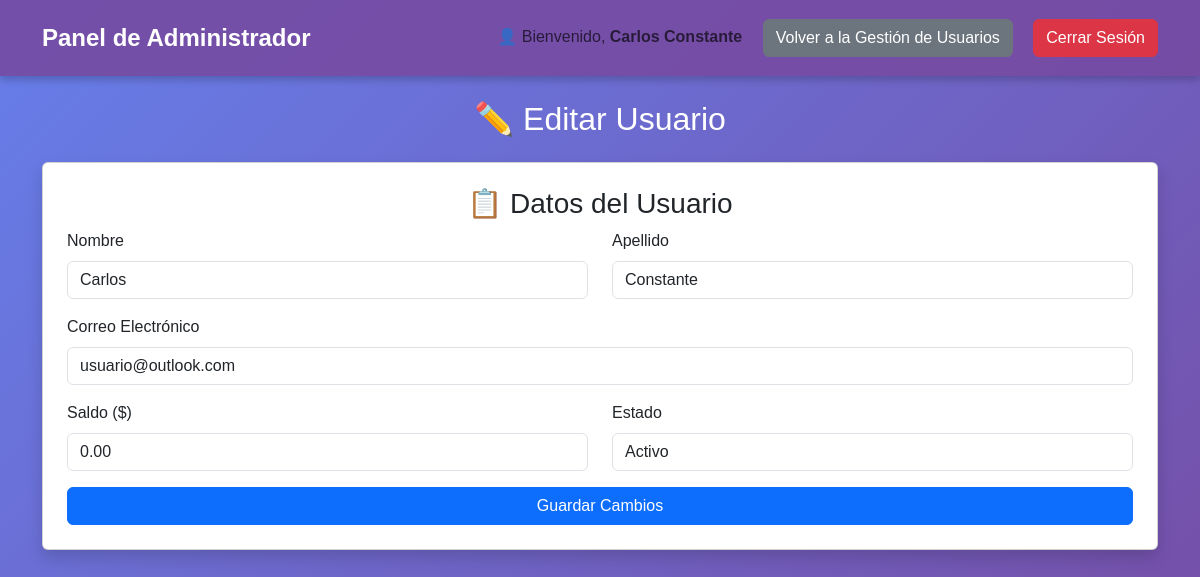
The page /dashboard/admin/gestion/usuarios/editar/1/ (signed in) on the database its author committed.
### api/models.py (models this page shows)
class Usuario(AbstractBaseUser, PermissionsMixin):
    email = models.EmailField(unique=True, verbose_name=_("Correo Electrónico"))
    first_name = models.CharField(max_length=30, verbose_name=_("Nombre"), blank=True, null=True)
    last_name = models.CharField(max_length=30, verbose_name=_("Apellido"), blank=True, null=True)
    saldo = models.DecimalField(max_digits=10, decimal_places=2, default=0, verbose_name=_("Saldo Disponible"))
    is_active = models.BooleanField(default=True, verbose_name=_("Activo"))
    is_staff = models.BooleanField(default=False, verbose_name=_("Miembro del personal"))
    date_joined = models.DateTimeField(default=timezone.now, verbose_name=_("Fecha de Registro"))
    last_login = models.DateTimeField(blank=True, null=True, verbose_name=_("Último Acceso"))
    groups = models.ManyToManyField(
        "auth.Group",
        related_name="usuarios_personalizados",
        blank=True,
        verbose_name=_("Grupos"),
    )
    user_permissions = models.ManyToManyField(
        "auth.Permission",
        related_name="usuarios_personalizados",
        blank=True,
        verbose_name=_("Permisos de Usuario"),
    )
    USERNAME_FIELD = "email"
    REQUIRED_FIELDS = ["first_name", "last_name"]
    objects = UsuarioManager()
    def __str__(self):
        return f"{self.first_name} {self.last_name} ({self.email})"

### webapp/views.py (the view, shortened to what this page needs)
# urls.py: path("dashboard/admin/gestion/usuarios/editar/<int:usuario_id>/", webapp_views.view_dashboard_admin_gestion_usuarios_editar, name="dashboard_admin_gestion_usuarios_editar"),
@login_required
@user_passes_test(lambda u: u.is_staff)  # Solo administradores pueden acceder
def view_dashboard_admin_gestion_usuarios_editar(request, usuario_id):
    usuario_admin = request.user
    nombre_usuario = f"{usuario_admin.first_name} {usuario_admin.last_name}".strip() or usuario_admin.email
    usuario = get_object_or_404(Usuario, id=usuario_id)  # ⚠️ Eliminamos el filtro is_staff=False
    print(usuario)
    return render(request, "webapp/dashboard_admin/usuarios_editar.html", {"usuario": usuario, "nombre_usuario": nombre_usuario,})

### webapp/templates/webapp/dashboard_admin/usuarios_editar.html (shortened to what this page needs)
{% extends 'cabezal.html' %}
{% block secciones_pagina_web_staff %}
    <span class="navbar-text me-3">👤 Bienvenido, <strong>{{ nombre_usuario }}</strong></span>
    <a href="{% url 'dashboard_admin_gestion_usuarios' %}" class="btn btn-secondary">
         Volver a la Gestión de Usuarios
    </a>
{% endblock %}
{% block contenido_pagina %}
<div class="container mt-4">
    <h2 class="text-center mb-4">✏️ Editar Usuario</h2>
    <div class="card p-4 shadow">
        <h3 class="text-center">📋 Datos del Usuario</h3>
        <form method="POST">
            <div class="row">
                <div class="col-md-6 mb-3">
                    <label for="first_name" class="form-label">Nombre</label>
                    <input type="text" name="first_name" class="form-control" value="{{ usuario.first_name }}" required>
                </div>
                <div class="col-md-6 mb-3">
                    <label for="last_name" class="form-label">Apellido</label>
                    <input type="text" name="last_name" class="form-control" value="{{ usuario.last_name }}" required>
                </div>
            </div>
            <div class="mb-3">
                <label for="email" class="form-label">Correo Electrónico</label>
                <input type="email" name="email" class="form-control" value="{{ usuario.email }}" required>
            </div>
            <div class="row">
                <div class="col-md-6 mb-3">
                    <label for="saldo" class="form-label">Saldo ($)</label>
                    <input type="number" name="saldo" class="form-control" step="0.01" value="{{ usuario.saldo }}" required>
                </div>
                <div class="col-md-6 mb-3">
                    <label for="is_active" class="form-label">Estado</label>
                    <select name="is_active" class="form-control">
                        <option value="True" {% if usuario.is_active %}selected{% endif %}>Activo</option>
                    </select>
                </div>
            </div>
            <button type="submit" class="btn btn-primary w-100">
                 Guardar Cambios
            </button>
        </form>
    </div>
</div>
{% endblock %}

### webapp/static/webapp/css/styles_dashboard_admin.css (style rules this page uses)
* { margin: 0; padding: 0; box-sizing: border-box; font-family: 'Poppins', sans-serif; }
body { background: linear-gradient(135deg, #667eea, #764ba2); color: #fff; min-height: 100vh; display: flex; flex-direction: column; }

### rows shown on the page
Usuario: first_name "Carlos", last_name "Constante", email "usuario@outlook.com", saldo "0.00", is_active "Activo"

### other values the page prints
{{ nombre_usuario }} "Carlos Constante"
